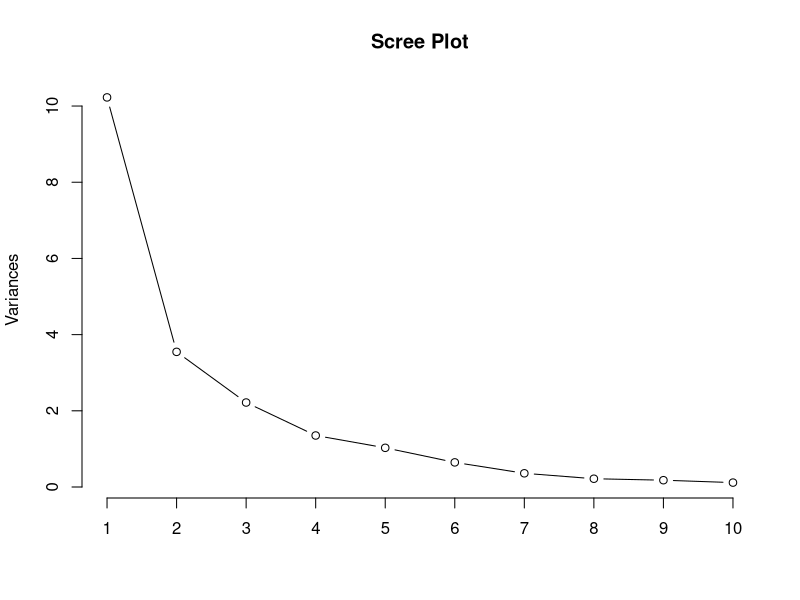
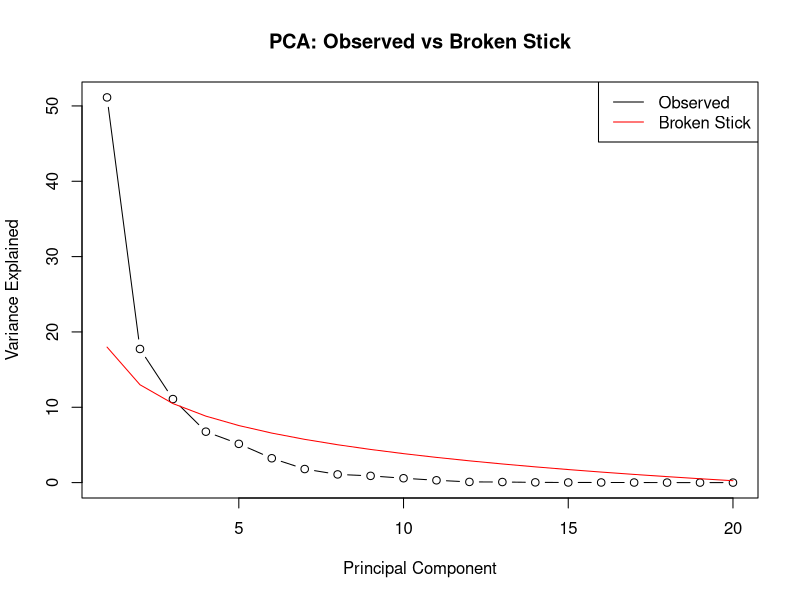
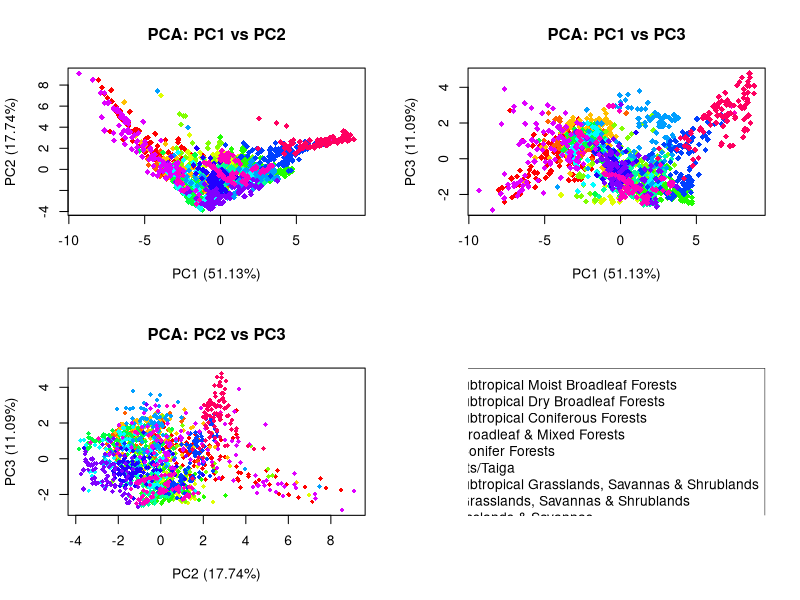
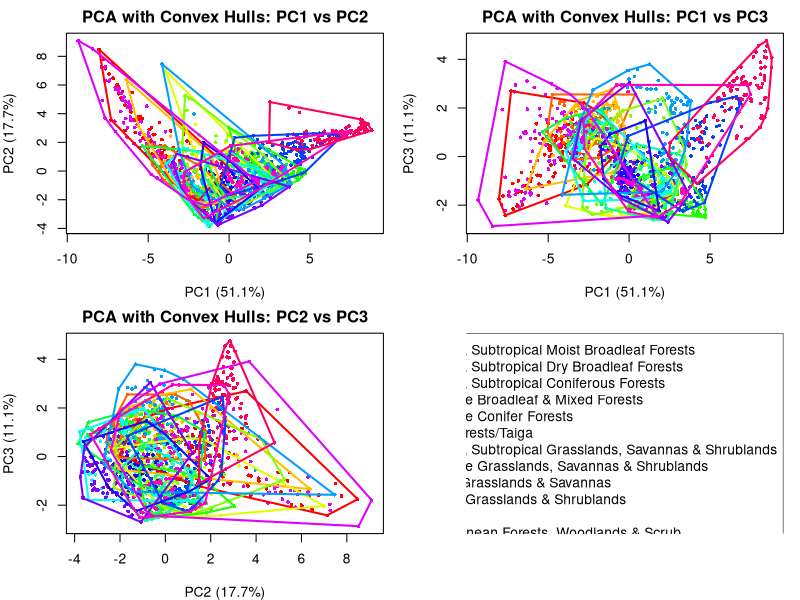
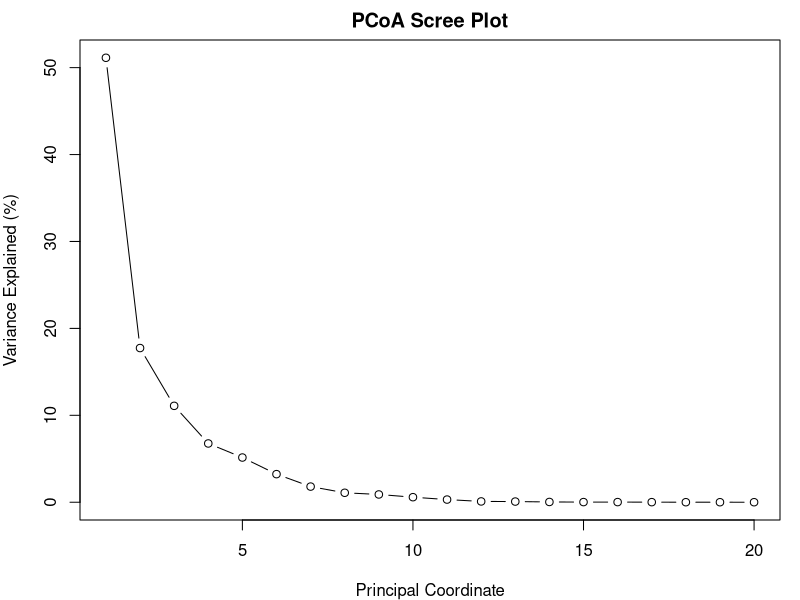
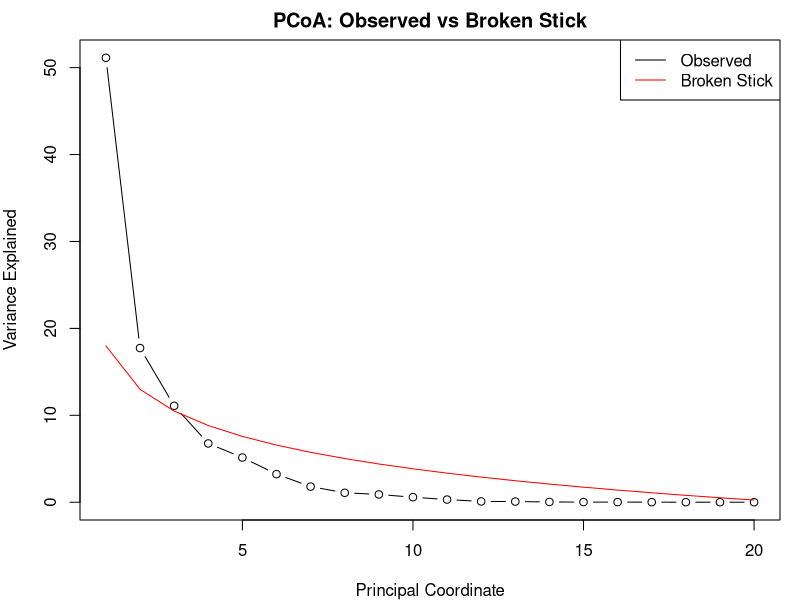
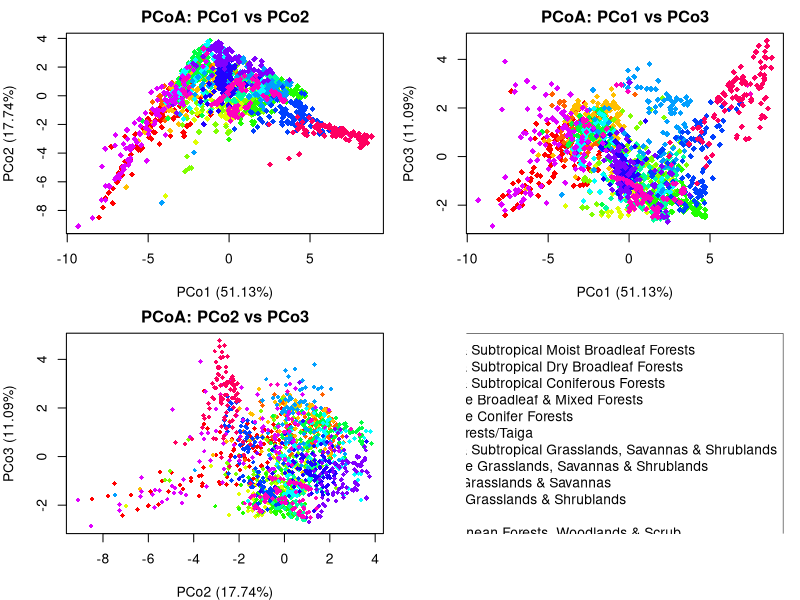
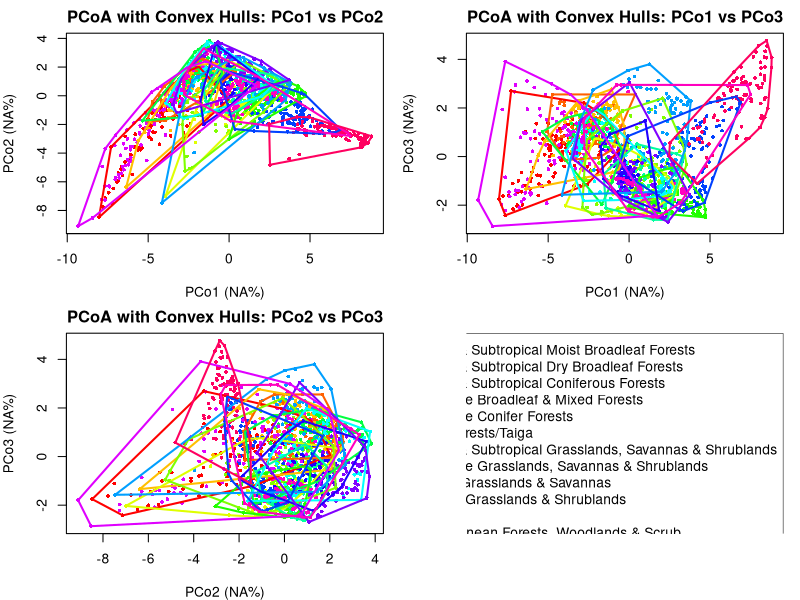

R code for these plots, in order: (Note: a time limit stopped this script after it produced the figures.)
## ---- chunk 1
knitr::opts_chunk$set(echo = TRUE, error = TRUE)
library(vegan)
library(tidyverse)

## ---- chunk 2
# Load the data
biome_data <- read.csv("BiomeData.csv", row.names = 1)
clim_data <- read.csv("ClimateData.csv", row.names = 1)

# Merge datasets by ID
data_merged <- merge(biome_data, clim_data, by = "ID")

# Extract environmental variables (bio.1 to Elev)
env_vars <- names(clim_data)[-1]
env_data <- data_merged %>% dplyr::select(all_of(env_vars))

# Check for and remove missing values
env_data <- env_data %>% drop_na()
## ---- chunk 3
# Perform PCA with scaling
env_pca <- prcomp(env_data, scale = TRUE)

# Calculate variance explained
var_exp <- summary(env_pca)$importance[2,]*100
var_cum <- summary(env_pca)$importance[3,]*100

# Create variance table
var_table <- data.frame("Variance_explained" = var_exp, "Cumulative_variance" =var_cum) %>% head(n = 10)
print(var_table)
## ---- chunk 4
# Scree plot
plot(env_pca, type = "lines", main = "Scree Plot")

# Broken stick model function
broken_stick <- function(n) {
  res <- numeric(n)
  for (i in 1:n) {
    res[i] <- (1/n) * sum(1/(i:n))
  }
  return(res*100)
}
expected_var <- broken_stick(20)

# Compare observed vs expected
plot(1:20, var_exp, type = "b",
     xlab = "Principal Component", 
     ylab = "Variance Explained",
     main = "PCA: Observed vs Broken Stick") 
lines(1:20, expected_var, col = "red")
legend("topright", legend = c("Observed", "Broken Stick"),
       col = c("black", "red"), lty = 1)

# Count axes to retain
cat("Number of Principal components to keep (Broken stick method): ", sum(var_exp > expected_var))

## ---- chunk 5
# Extract loadings
pca_loadings <- env_pca$rotation[,1:3]
print(round(pca_loadings, 3))

# Identify top variables for each PC
for (i in 1:3){
  cat("\nPC:",i,"\n")
  top_5 <- pca_loadings[order(abs(pca_loadings[,i]), decreasing = TRUE),i][1:5]
  top_5 <- round(top_5,3)
  print(top_5)
}

## ---- chunk 6
# Extract PC scores
pca_scores <- scores(env_pca, choices = 1:3)

# Create color palette
biomes <- unique(data_merged$BIOME.Name)
colors <- setNames(rainbow(length(biomes)), biomes)

# Plot PC1 vs PC2, PC1 vs PC3, PC2 vs PC3
par(mfrow = c(2, 2))

plot(pca_scores[, 1], pca_scores[, 2],
     col = colors[data_merged$BIOME.Name],
     pch = 18,
     xlab = paste0("PC1 (", round(var_exp[1], 2), "%)"),
     ylab = paste0("PC2 (", round(var_exp[2], 2), "%)"),
     main = "PCA: PC1 vs PC2")

plot(pca_scores[, 1], pca_scores[, 3],
     col = colors[data_merged$BIOME.Name],
     pch = 18,
     xlab = paste0("PC1 (", round(var_exp[1], 2), "%)"),
     ylab = paste0("PC3 (", round(var_exp[3], 2), "%)"),
     main = "PCA: PC1 vs PC3")

plot(pca_scores[, 2], pca_scores[, 3],
     col = colors[data_merged$BIOME.Name],
     pch = 18, cex = 0.8,
     xlab = paste0("PC2 (", round(var_exp[2], 2), "%)"),
     ylab = paste0("PC3 (", round(var_exp[3], 2), "%)"),
     main = "PCA: PC2 vs PC3")
plot.new()
legend("topright", legend = biomes, col = colors, pch = 18)

## ---- chunk 7
# Function to add convex hulls
add_hulls <- function(x, y, groups, colors) {
  unique_groups <- unique(groups)
  for (group in unique_groups) {
    idx <- which(groups == group)
    hull <- chull(x[idx], y[idx])
    polygon(x[idx][hull], y[idx][hull],
            border = colors[group], lwd = 2, col = NA)
  }
}

# Plot with hulls
par(mfrow = c(2, 2), mar = c(4, 4, 2, 1))

# Helper function to plot PCA with hulls
plot_pca <- function(x, y, pc_x, pc_y, label_x, label_y, title) {
  plot(pc_x, pc_y,
       col = colors[x],
       pch = 16, cex = 0.6,
       xlab = paste0(label_x, " (", round(var_exp[as.numeric(sub("PC", "", label_x))], 1), "%)"),
       ylab = paste0(label_y, " (", round(var_exp[as.numeric(sub("PC", "", label_y))], 1), "%)"),
       main = title)
  add_hulls(pc_x, pc_y, x[as.numeric(row.names(env_data))], colors)
}

# PC1 vs PC2
plot_pca(data_merged$BIOME.Name, data_merged$BIOME.Name,
         pca_scores[, 1], pca_scores[, 2],
         "PC1", "PC2", "PCA with Convex Hulls: PC1 vs PC2")

# PC1 vs PC3
plot_pca(data_merged$BIOME.Name, data_merged$BIOME.Name,
         pca_scores[, 1], pca_scores[, 3],
         "PC1", "PC3", "PCA with Convex Hulls: PC1 vs PC3")

# PC2 vs PC3
plot_pca(data_merged$BIOME.Name, data_merged$BIOME.Name,
         pca_scores[, 2], pca_scores[, 3],
         "PC2", "PC3", "PCA with Convex Hulls: PC2 vs PC3")

# Legend
plot.new()
legend("topright", legend = biomes, col = colors, pch = 16)


## ---- chunk 8
# Scale environmental variables
env_data_scaled <- scale(env_data)

# Verify scaling (check means and SDs)
cat("First 10 scaled means: ", round(colMeans(env_data_scaled)[1:10]))

cat("First 10 scaled standard deviations: ", round(apply(env_data_scaled, 2, sd)[1:10]))

## ---- chunk 9
# Calculate distance matrix
dist_matrix <- dist(env_data_scaled, method = "euclidean")

# Display summary statistics
cat("Summary of distance matrix:\n")
print(summary(dist_matrix))

cat("\nDimension of distance matrix:\n")
print(dim(as.matrix(dist_matrix)))

## ---- chunk 10
# Perform PCoA
pcoa <- cmdscale(dist_matrix, k = 20, eig = TRUE)

# Calculate variance explained by positive eigenvalues
pos_eigen_vals <- pcoa$eig[pcoa$eig >= 0][1:20]
var_exp_pcoa <- (pos_eigen_vals/sum(pos_eigen_vals))*100
cum_exp_pcoa <- cumsum(var_exp_pcoa)

# Create variance table
var_table_pcoa <- data.frame("Variance_explained" = var_exp_pcoa, 
                             "Cumulative_explained" = cum_exp_pcoa)

## ---- chunk 11
par(mfrow=c(1,1))
# Scree plot
plot(1:20, var_exp_pcoa[1:20], 
     type = "b",
     main = "PCoA Scree Plot",
     xlab = "Principal Coordinate", 
     ylab = "Variance Explained (%)")

# Broken stick
expected_var_pcoa <- broken_stick(20)

# Compare observed vs expected
plot(1:20, var_exp_pcoa, type = "b",
     xlab = "Principal Coordinate", 
     ylab = "Variance Explained",
     main = "PCoA: Observed vs Broken Stick") 
lines(1:20, expected_var_pcoa, col = "red")
legend("topright", legend = c("Observed", "Broken Stick"),
       col = c("black", "red"), lty = 1)

# Count axes to retain
cat("Number of Principal coordinates to keep (Broken stick method): ", sum(var_exp_pcoa > expected_var_pcoa))



## ---- chunk 12
# Extract PC scores
pcoa_scores <- scores(pcoa, choices = 1:3)

# Plot PCo1 vs PCo2, PCo1 vs PCo3, PCo2 vs PCo3
par(mfrow = c(2, 2))

plot(pcoa_scores[, 1], pcoa_scores[, 2],
     col = colors[data_merged$BIOME.Name],
     pch = 18,
     xlab = paste0("PCo1 (", round(var_exp_pcoa[1], 2), "%)"),
     ylab = paste0("PCo2 (", round(var_exp_pcoa[2], 2), "%)"),
     main = "PCoA: PCo1 vs PCo2")

plot(pcoa_scores[, 1], pcoa_scores[, 3],
     col = colors[data_merged$BIOME.Name],
     pch = 18,
     xlab = paste0("PCo1 (", round(var_exp_pcoa[1], 2), "%)"),
     ylab = paste0("PCo3 (", round(var_exp_pcoa[3], 2), "%)"),
     main = "PCoA: PCo1 vs PCo3")

plot(pcoa_scores[, 2], pcoa_scores[, 3],
     col = colors[data_merged$BIOME.Name],
     pch = 18, cex = 0.8,
     xlab = paste0("PCo2 (", round(var_exp_pcoa[2], 2), "%)"),
     ylab = paste0("PCo3 (", round(var_exp_pcoa[3], 2), "%)"),
     main = "PCoA: PCo2 vs PCo3")
plot.new()
legend("topright", legend = biomes, col = colors, pch = 18)

## ---- chunk 13
# Helper function to plot PCA with hulls
plot_pcoa <- function(x, y, pc_x, pc_y, label_x, label_y, title) {
  plot(pc_x, pc_y,
       col = colors[x],
       pch = 16, cex = 0.6,
       xlab = paste0(label_x, " (", round(var_exp_pcoa[as.numeric(sub("PCo", "", label_x))], 1), "%)"),
       ylab = paste0(label_y, " (", round(var_exp_pcoa[as.numeric(sub("PCo", "", label_y))], 1), "%)"),
       main = title)
  add_hulls(pc_x, pc_y, x[as.numeric(row.names(env_data))], colors)
}

# Plot with convex hulls
par(mfrow = c(2, 2), mar = c(4, 4, 2, 1))

# PC1 vs PC2
plot_pca(data_merged$BIOME.Name, data_merged$BIOME.Name,
         pcoa_scores[, 1], pcoa_scores[, 2],
         "PCo1", "PCo2", "PCoA with Convex Hulls: PCo1 vs PCo2")

# PC1 vs PC3
plot_pca(data_merged$BIOME.Name, data_merged$BIOME.Name,
         pcoa_scores[, 1], pcoa_scores[, 3],
         "PCo1", "PCo3", "PCoA with Convex Hulls: PCo1 vs PCo3")

# PC2 vs PC3
plot_pca(data_merged$BIOME.Name, data_merged$BIOME.Name,
         pcoa_scores[, 2], pcoa_scores[, 3],
         "PCo2", "PCo3", "PCoA with Convex Hulls: PCo2 vs PCo3")

# Legend
plot.new()
legend("topright", legend = biomes, col = colors, pch = 16)

## ---- chunk 14
# Load vegan package
library(vegan)

# Run NMDS for different dimensions
stress_scores <- data.frame("Dimensions" = numeric(),"Stress" = numeric())
for(i in 2:5){
  nmds <- metaMDS(dist_matrix, k = i, trace = FALSE,
                                autotransform = FALSE,
                                trymax = 20)
  stress_scores[i-1,1] <- i
  stress_scores[i-1,2] <- nmds$stress
}

## ---- chunk 15
# Plot stress vs dimensions
plot(stress_scores, type = "b", ylim = c(0, max(stress_scores$Stress)*1.5))

# Add reference lines
abline(h = 0.20, lty = 2)
abline(h = 0.10, lty = 2)
abline(h = 0.05, lty = 2)

# Add labels
text(max(stress_scores$Dimensions), 0.20, pos = 2, "Acceptable (0.20)")
text(max(stress_scores$Dimensions), 0.10, pos = 2, "Good (0.10)")
text(max(stress_scores$Dimensions), 0.05, pos = 2, "Excellent (0.05)")

best_nmds <- metaMDS(dist_matrix, k = 3, trace = FALSE,
                                autotransform = FALSE,
                                trymax = 20)

## ---- chunk 16
# Extract NMDS scores
nmds_scores <- scores(best_nmds, choices = 1:3)

# Plot NMDS1 vs NMDS2, NMDS1 vs NMDS3, NMDS2 vs NMDS3
par(mfrow = c(2, 2))

plot(nmds_scores[, 1], nmds_scores[, 2],
     col = colors[data_merged$BIOME.Name],
     pch = 18,
     xlab = paste0("NMDS1"),
     ylab = paste0("NMDS2"),
     main = "NMDS: NMDS1 vs NMDS2")

plot(nmds_scores[, 1], nmds_scores[, 3],
     col = colors[data_merged$BIOME.Name],
     pch = 18,
     xlab = paste0("NMDS1"),
     ylab = paste0("NMDS3"),
     main = "NMDS: NMDS1 vs NMDS3")

plot(nmds_scores[, 2], nmds_scores[, 3],
     col = colors[data_merged$BIOME.Name],
     pch = 18, cex = 0.8,
     xlab = paste0("NMDS2"),
     ylab = paste0("NMDS3"),
     main = "NMDS: NMDS2 vs NMDS3")
plot.new()
legend("topright", legend = biomes, col = colors, pch = 18)

## ---- chunk 17
# Plot with convex hulls
# Helper function to plot PCA with hulls
plot_nmds <- function(x, y, pc_x, pc_y, label_x, label_y, title) {
  plot(pc_x, pc_y,
       col = colors[x],
       pch = 16, cex = 0.6,
       xlab = label_x,
       ylab = label_y,
       main = title)
  add_hulls(pc_x, pc_y, x[as.numeric(row.names(env_data))], colors)
}

# Plot with convex hulls
par(mfrow = c(2, 2), mar = c(4, 4, 2, 1))

# PC1 vs PC2
plot_nmds(data_merged$BIOME.Name, data_merged$BIOME.Name,
         nmds_scores[, 1], nmds_scores[, 2],
         "NMDS1", "NMDS2", "NMDS with Convex Hulls: NMDS1 vs NMDS2")

# PC1 vs PC3
plot_nmds(data_merged$BIOME.Name, data_merged$BIOME.Name,
         nmds_scores[, 1], nmds_scores[, 3],
         "NMDS1", "NMDS3", "NMDS with Convex Hulls: NMDS1 vs NMDS3")

# PC2 vs PC3
plot_nmds(data_merged$BIOME.Name, data_merged$BIOME.Name,
         nmds_scores[, 2], nmds_scores[, 3],
         "NMDS2", "NMDS3", "NMDS with Convex Hulls: NMDS2 vs NMDS3")

# Legend
plot.new()
legend("topright", legend = biomes, col = colors, pch = 16)

## ---- chunk 18
# K-means on PCA space 
set.seed(123)
kmeans_pca <- kmeans(pca_scores[,1:3], centers = length(biomes), nstart = 20)

# K-means on PCoA space
set.seed(123)
kmeans_pcoa <- kmeans(pcoa_scores[,1:3], centers = length(biomes), nstart = 20)

# K-means on NMDS space (using 5 dimensions)
set.seed(123)
kmeans_nmds <- kmeans(nmds_scores, centers = length(biomes), nstart = 20)

# Summary of results
cat("Summary for kmeans_pca\n")
summary(kmeans_pca)
cat("\nSummary for kmeans_pcoa\n")
summary(kmeans_pcoa)
cat("\nSummary for kmeans_nmdsn\n")
summary(kmeans_nmds)



## ---- chunk 19
par(mfrow = c(3, 2), mar = c(4, 4, 3, 1))

# PCA - original biomes
plot(pca_scores[, 1], pca_scores[, 2],
     col = colors[data_merged$BIOME.Name],
     pch = 16, cex = 0.8,
     xlab = "PC1", ylab = "PC2",
     main = "PCA: Original Biomes")

# PCA - K-means clusters
plot(pca_scores[, 1], pca_scores[, 2],
     col = kmeans_pca$cluster,
     pch = 16, cex = 0.8,
     xlab = "PC1", ylab = "PC2",
     main = "PCA: K-means Clusters")
points(kmeans_pca$centers[, 1], kmeans_pca$centers[, 2],
       pch = 8, cex = 2, lwd = 2, col = "black")

# PCoA - original biomes
plot(pcoa_scores[, 1], pcoa_scores[, 2],
     col = colors[data_merged$BIOME.Name],
     pch = 16, cex = 0.8,
     xlab = "PCo1", ylab = "PCo2",
     main = "PCoA: Original Biomes")

# PCoA - K-means clusters
plot(pcoa_scores[, 1], pcoa_scores[, 2],
     col = kmeans_pcoa$cluster,
     pch = 16, cex = 0.8,
     xlab = "PCo1", ylab = "PCo2",
     main = "PCoA: K-means Clusters")
points(kmeans_pcoa$centers[, 1], kmeans_pcoa$centers[, 2],
       pch = 8, cex = 2, lwd = 2, col = "black")

# NMDS - original biomes
plot(nmds_scores[, 1], nmds_scores[, 2],
     col = colors[data_merged$BIOME.Name],
     pch = 16, cex = 0.8,
     xlab = "NMDS1", ylab = "NMDS2",
     main = "NMDS: Original Biomes")

# NMDS - K-means clusters
plot(nmds_scores[, 1], nmds_scores[, 2],
     col = kmeans_nmds$cluster,
     pch = 16, cex = 0.8,
     xlab = "NMDS1", ylab = "NMDS2",
     main = "NMDS: K-means Clusters")
points(kmeans_nmds$centers[, 1], kmeans_nmds$centers[, 2],
       pch = 8, cex = 2, lwd = 2, col = "black")


## ---- chunk 20
# Test k = 2:15
k_values <- 2:15

# Initialize results
results <- lapply(k_values, function(k) {
  km <- kmeans(pcoa_scores[, 1:3], centers = k, nstart = 20)
  
  # Within-cluster sum of squares
  wss <- km$tot.withinss
  
  # Silhouette score calculation
  clusters <- km$cluster
  sil_scores <- sapply(1:nrow(pcoa_scores), function(i) {
    point <- pcoa_scores[i, 1:3]
    own <- pcoa_scores[clusters == clusters[i], 1:3]
    a <- mean(sqrt(rowSums((t(t(own) - point))^2)))
    
    other_clusters <- setdiff(unique(clusters), clusters[i])
    b <- min(sapply(other_clusters, function(c) {
      other <- pcoa_scores[clusters == c, 1:3]
      mean(sqrt(rowSums((t(t(other) - point))^2)))
    }))
    
    (b - a) / max(a, b)
  })
  
  list(k = k, wss = wss, silhouette = mean(sil_scores))
})

# Extract values
wss <- sapply(results, `[[`, "wss")
silhouette_scores <- sapply(results, `[[`, "silhouette")

# Plot results
par(mfrow = c(1, 2), mar = c(4, 4, 3, 2))

plot(k_values, wss, type = "b", pch = 19, col = "blue",
     xlab = "Number of Clusters (k)",
     ylab = "Total Within-Cluster Sum of Squares",
     main = "Elbow Method")
grid()

plot(k_values, silhouette_scores, type = "b", pch = 19, col = "darkgreen",
     xlab = "Number of Clusters (k)",
     ylab = "Average Silhouette Score",
     main = "Silhouette Method")
abline(h = 0, lty = 2, col = "red")
grid()

## ---- chunk 21
# K-means with optimal k
optimal_k <- 4  

# Run K-means
km_final <- kmeans(pcoa_scores[, 1:3], centers = optimal_k, nstart = 20)

# Visualize clustering result
plot(pcoa_scores[, 1], pcoa_scores[, 2],
     col = km_final$cluster,
     pch = 16,
     xlab = "PCoA Axis 1",
     ylab = "PCoA Axis 2",
     main = paste("K-means Clustering (k =", optimal_k, ")"))

# Compare clusters to actual biomes
actual_biomes <- data_merged$BIOME.Name[as.numeric(row.names(env_data))]
cluster_labels <- km_final$cluster

# Create confusion matrix
conf_matrix <- table(Cluster = cluster_labels, Biome = actual_biomes)
print(conf_matrix)


## ---- chunk 22
# Function to calculate clustering accuracy
calculate_accuracy <- function(cluster_labels, true_labels) {
  # Create confusion matrix
  conf_matrix <- table(cluster_labels, true_labels)
  
  # Match clusters to biomes using majority vote
  correct_matches <- sum(apply(conf_matrix, 1, function(row) max(row)))
  
  # Calculate accuracy
  accuracy <- correct_matches / length(true_labels)
  return(accuracy)
}

# Prepare true labels (subset to match clustering input)
true_biomes <- data_merged$BIOME.Name[as.numeric(row.names(env_data))]

# Calculate accuracies
acc_pca <- calculate_accuracy(kmeans_pca$cluster, data_merged$BIOME.Name[as.numeric(row.names(env_data))])
acc_pcoa <- calculate_accuracy(kmeans_pcoa$cluster, data_merged$BIOME.Name[as.numeric(row.names(env_data))])
acc_nmds <- calculate_accuracy(kmeans_nmds$cluster, data_merged$BIOME.Name[as.numeric(row.names(env_data))])
acc_optimal <- calculate_accuracy(km_final$cluster, data_merged$BIOME.Name[as.numeric(row.names(env_data))])

# Print all results
cat("Clustering Accuracy Results:\n")
cat(" - PCA-based K-means:     ", round(acc_pca * 100, 2), "%\n")
cat(" - PCoA-based K-means:    ", round(acc_pcoa * 100, 2), "%\n")
cat(" - NMDS-based K-means:    ", round(acc_nmds * 100, 2), "%\n")
cat(" - Optimal K-means (PCoA):", round(acc_optimal * 100, 2), "%\n")
